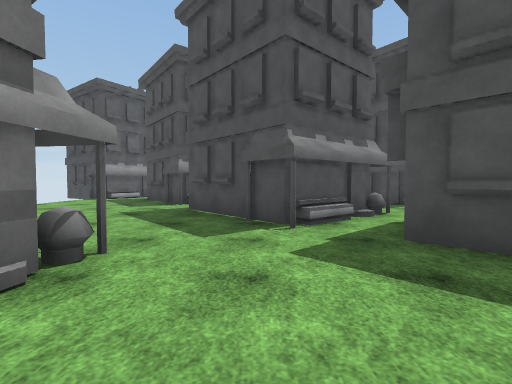
[1] (above)

17 first-person views from a walk through a scene from a Unity 3-D project. The camera is 1.3 m above the floor, tilts 2° down and sees 85° across. The floor is counted in squares, 2 m on a side. Each view is taken from the middle of a square. On the plan, view 1 faces up. The plan holds only what a view shows up to about 9 squares ahead; the rest is blank. The place goes on beyond the plan. Some animated figures are left out. Surface patterns are stand-ins for the level's own textures.

[2]
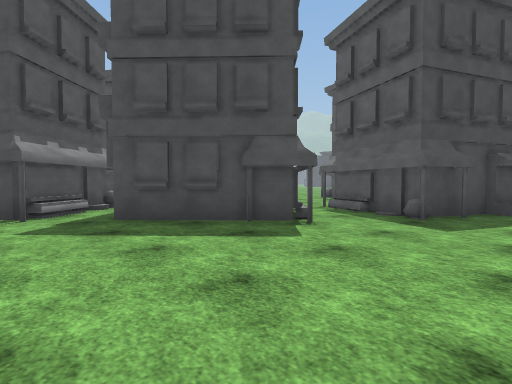

[3]
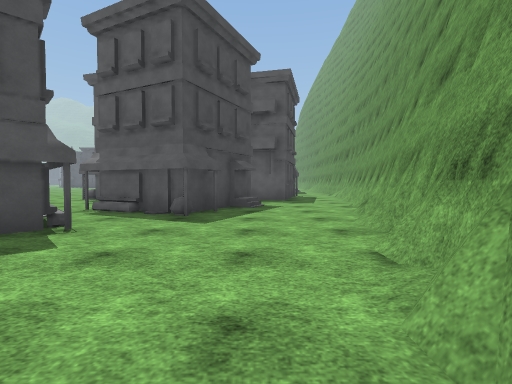

[4]
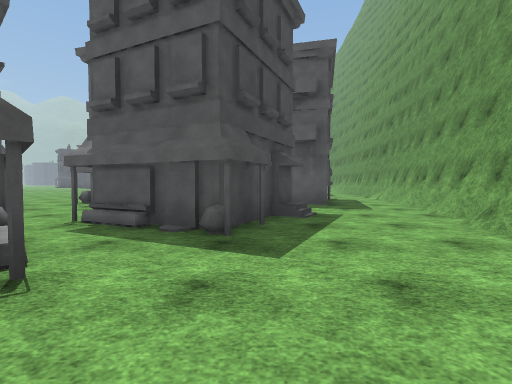

[5]
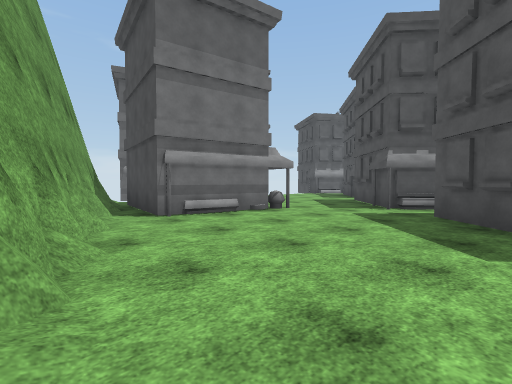

[6]
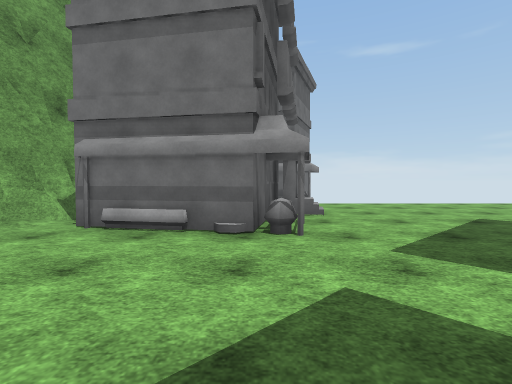

[7]
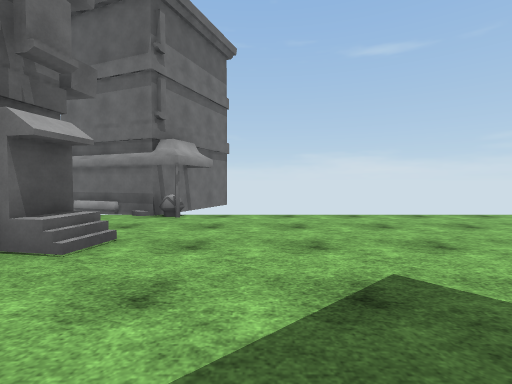

[8]
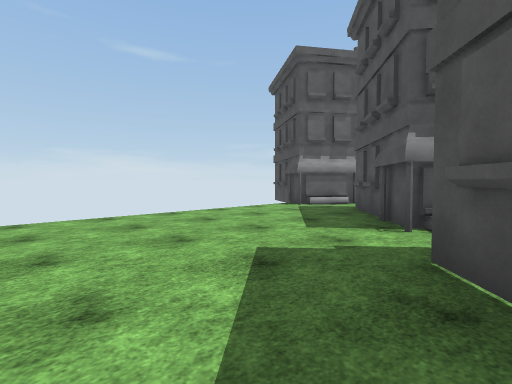

[9]
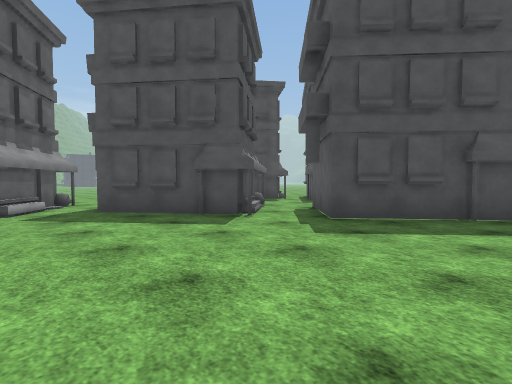

[10]
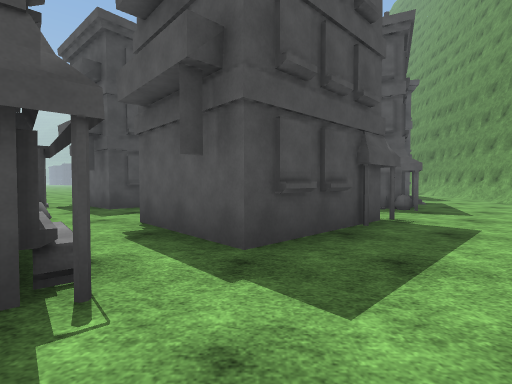

[11]
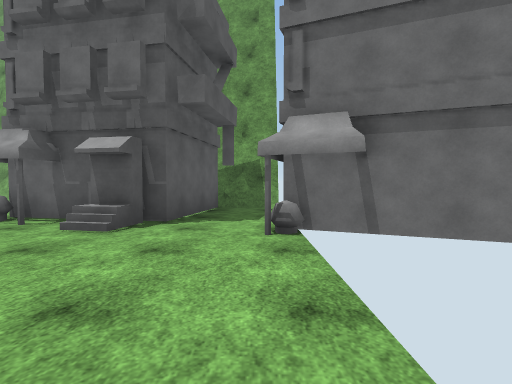

[12]
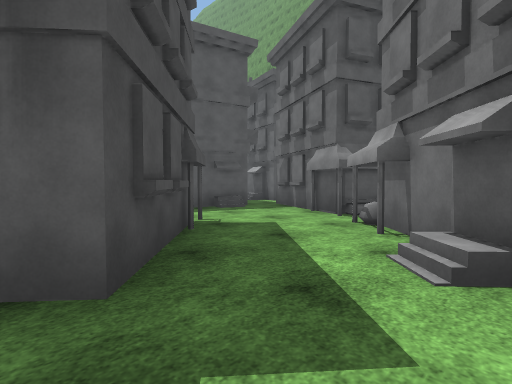

[13]
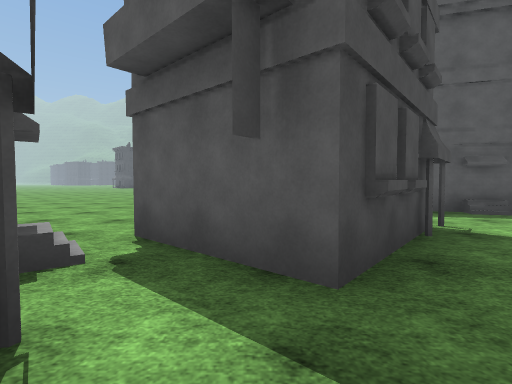

[14]
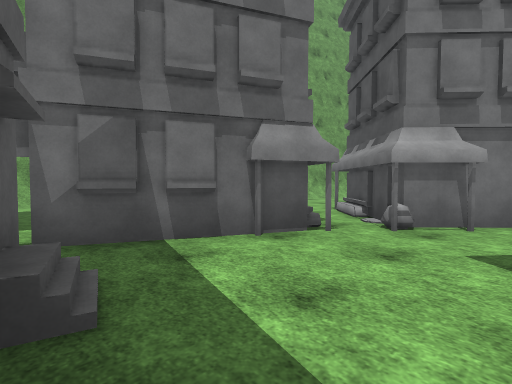

[15]
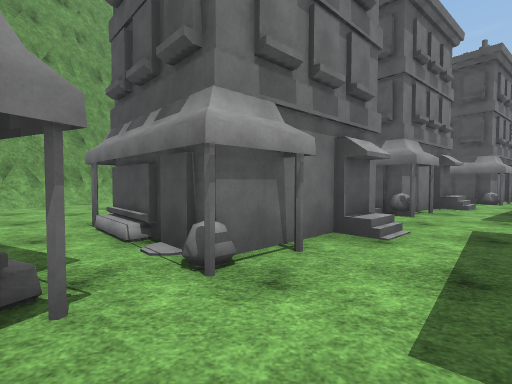

[16]
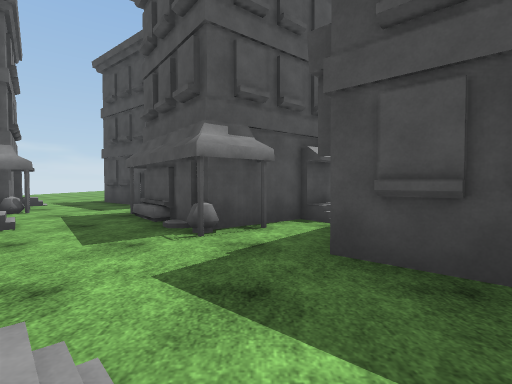

[17]
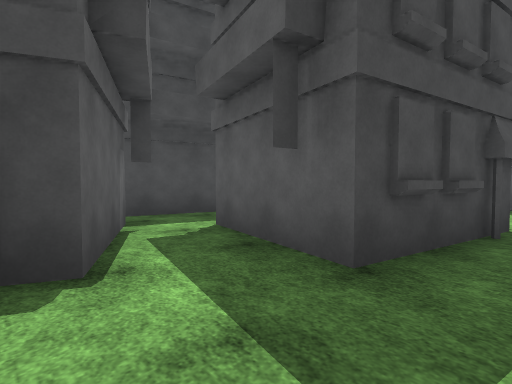

### Floor plan
Key: @ floor where view 1 was taken; # wall or solid block; . floor; H house.
Columns run from 9 left of view 1 to 13 right of it. Each row starts with its distance up from view 1.
 14                      ..
 13     #H  .H##        ...
 12    ##.  ..H#       ....
 11   H#.## #...H     .....
 10    ..H###H..##   ....
  9    ...##H...H##H...
  8    ....H #H..HH #
  7    .....###....##
  6    .....###HH..H##
  5    ......##HHH..H#H..
  4 HHH.......H###...H..H
  3  HHH.#.H...####H...H
  2   H..##H....##HH#..H
  1   H.####.....#.H##HH##
  0    .####.@.....H#####
 -1   ####.........H#####
 -2      ####........H.##
 -3         ####.......###H
 -4            #####......H
 -5                #####.

Positions as (right, up) in squares from view 1, and headings:
1: (0, 0), facing up
2: (0, -2), facing up-right
3: (0, -2), facing right
4: (2, -1), facing right
5: (3, -3), facing up-left
6: (2, 2), facing left
7: (-1, 5), facing left
8: (-1, 4), facing up-left
9: (-6, 4), facing up-right
10: (-1, 3), facing right
11: (-6, 7), facing down
12: (4, 7), facing down-right
13: (4, 7), facing right
14: (10, 4), facing down-left
15: (8, 3), facing left
16: (5, 4), facing up
17: (8, -4), facing up-right
